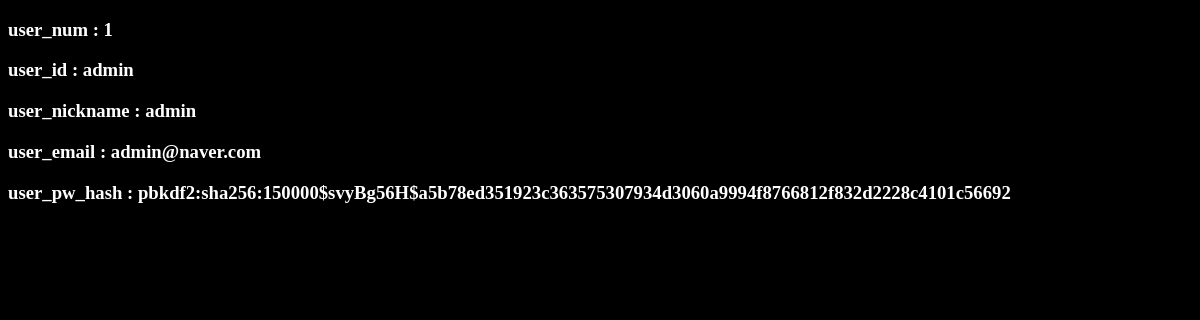
/geonguprincesssecretroom/view_user_info/admin, run on an earlier commit of the app's database.
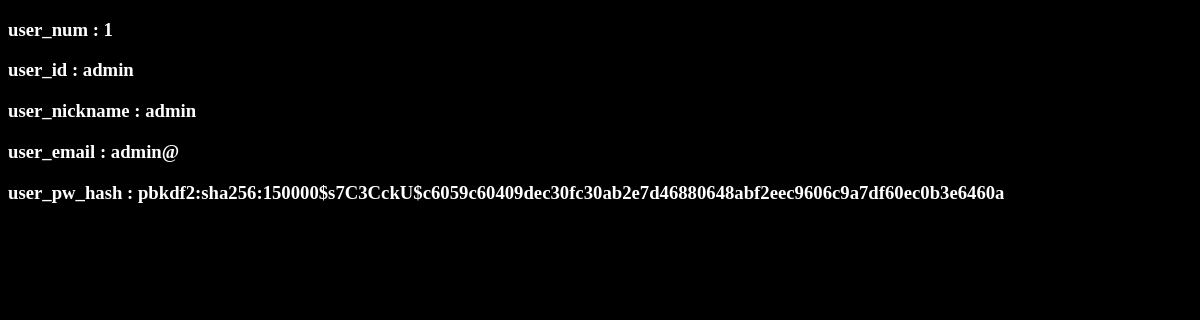
And on a later commit of the database.
### tables this page shows
CREATE TABLE user (
  user_num integer primary key autoincrement,
  user_id string not null,
  user_nickname string not null,
  user_email string not null,
  user_pw_hash string not null
);

### GPSR.py (the view)
@app.route('/geonguprincesssecretroom/view_user_info/<user_id>')
def admin_view_user_info(user_id):
    user = query_db('select * from user where user_id = ?', [user_id], True)
    return render_template('/admin/admin_view_user_info.html', user=user)

### GPSR.py (called while the page is built)
def connect_db():
    return sqlite3.connect(app.config['DATABASE'])

def query_db(query, args=(), one=False):
    cur = g.db.execute(query, args)
    rv = [dict((cur.description[idx][0], value)
               for idx, value in enumerate(row)) for row in cur.fetchall()]
    return (rv[0] if rv else None) if one else rv

@app.before_request
def before_request():
    g.db = connect_db()
    g.user = None
    if 'user_num' in session:
        g.user = query_db('select * from user where user_num = ?',
                          [session['user_num']], one=True)

@app.teardown_request
def teardown_request(exception):
    if hasattr(g, 'db'):
        g.db.close()

### templates/admin/admin_view_user_info.html (shortened to what this page needs)
<!doctype html>
<link rel=stylesheet type=text/css href="{{ url_for('static', filename='style.css') }}">
<html>
    <head>
    </head>
    <body>
        {% for key, i in user.items() %}
            <h3>{{key}} : {{i}}</h3>
        {% endfor %}
    </body>
</html>

### static/style.css (style rules this page uses)
body { background: black; font-family: "?��?��?��??�어 Light"; color:white; }

What changed in the data, as far as the page shows it:
changed user "admin": user_email "admin@naver.com" → "admin@"; user_pw_hash "pbkdf2:sha256:150000$svyBg56H$a5b78ed351923c363575307934d3060a9994f8766812f832d2228c4101c56692" → "pbkdf2:sha256:150000$s7C3CckU$c6059c60409dec30fc30ab2e7d46880648abf2eec9606c9a7df60ec0b3e6460a"
